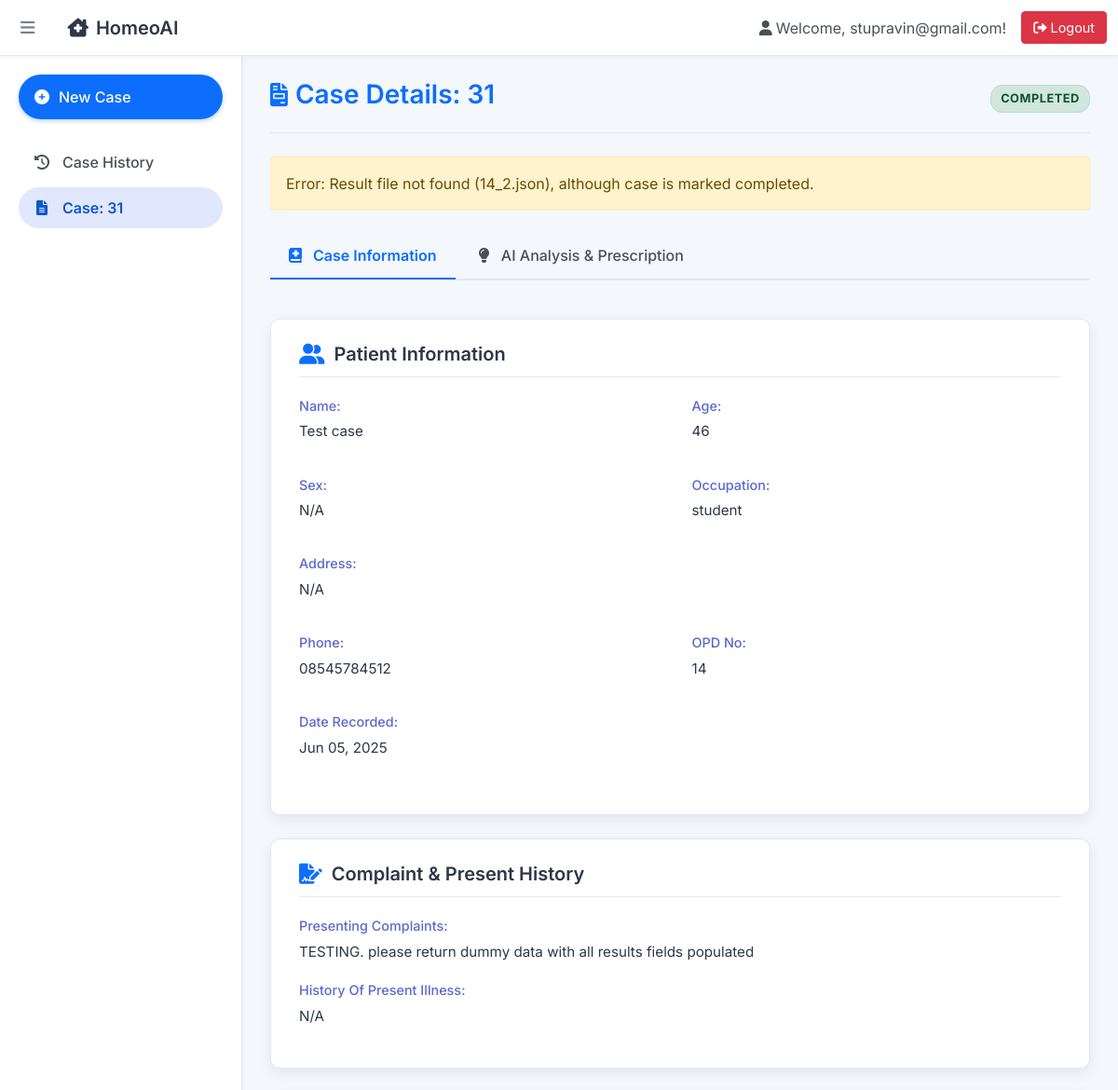
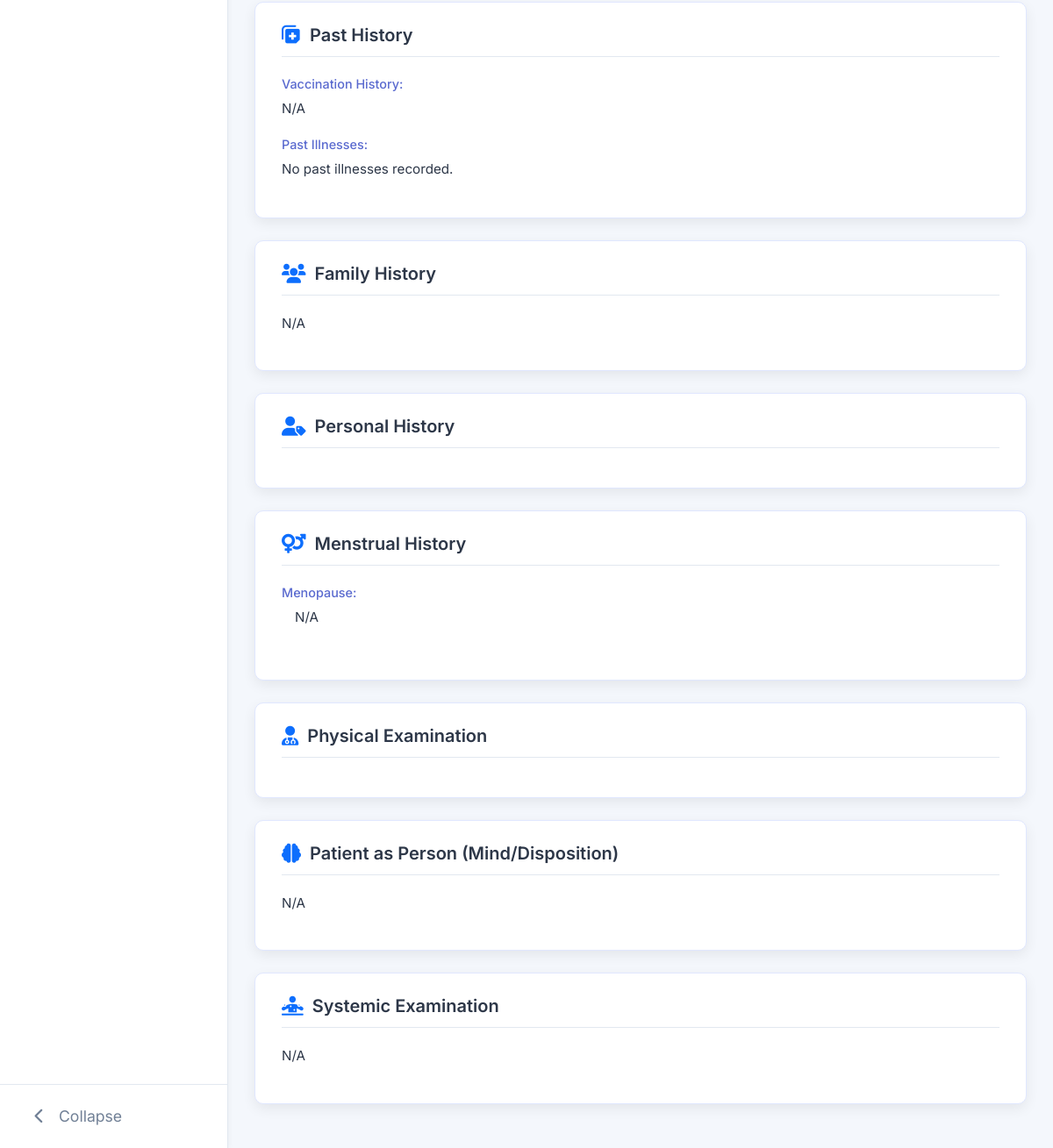
The app's page /case/31/ (signed in) with its own data (2 pictures, top to bottom).
### core/models.py (models this page shows, shortened)
class Case(models.Model):
    user = models.ForeignKey(settings.AUTH_USER_MODEL, on_delete=models.CASCADE, related_name='cases')
    created_at = models.DateTimeField(auto_now_add=True)
    updated_at = models.DateTimeField(auto_now=True)
    date = models.DateField(default=timezone.now, blank=True, null=True) # Made optional
    opd_no = models.CharField(max_length=50, blank=True, null=True)
    patient_name = models.CharField(max_length=200) # Required
    patient_age = models.CharField(max_length=20, blank=True, null=True)
    patient_sex = models.CharField(max_length=10, choices=[('Male', 'Male'), ('Female', 'Female'), ('Other', 'Other')], blank=True, null=True)
    patient_occupation = models.CharField(max_length=100, blank=True, null=True)
    patient_address = models.TextField(blank=True, null=True)
    patient_phone = models.CharField(max_length=20, blank=True, null=True)
    presenting_complaints = models.TextField() # Required
    history_of_present_illness = models.TextField(blank=True, null=True)
    past_history_vaccination = models.TextField(blank=True, null=True) # Corresponds to past_history.vaccination
    family_history = models.TextField(blank=True, null=True)
    personal_history = models.JSONField(blank=True, null=True, default=dict)
    menstrual_history = models.JSONField(blank=True, null=True, default=dict)
    physical_examination = models.JSONField(blank=True, null=True, default=dict)
    patient_as_person = models.TextField(blank=True, null=True)
    systemic_examination = models.TextField(blank=True, null=True)
    result_file_path = models.CharField(max_length=512, blank=True, null=True) # Store relative path?
    STATUS_CHOICES = [
        ('PENDING', 'Pending Analysis'),
        ('PROCESSING', 'Processing'),
        ('COMPLETED', 'Completed'),
        ('ERROR', 'Error'),
    ]
    status = models.CharField(max_length=20, choices=STATUS_CHOICES, default='PENDING')
    class Meta:
        ordering = ['-created_at']

### core/views.py (the view)
@login_required
def case_detail_view(request, case_id):
    case = get_object_or_404(Case.objects.prefetch_related('past_illnesses'), id=case_id, user=request.user)
    results_data = None
    error_message = None
    case_type_value = None # Initialize variable for case type
    if case.status == 'COMPLETED' and case.result_file_path:
        full_path = os.path.join(settings.CASE_RESULTS_DIR, case.result_file_path)
        if os.path.exists(full_path):
            try:
                with open(full_path, 'r', encoding='utf-8') as f:
                    file_content = f.read()
                results_data = json.loads(file_content)
                if results_data:
                    case_type_value = results_data.get("case_type(Acute/Chronic)")
            except json.JSONDecodeError:
                error_message = "Error: The result file contains invalid JSON."
                print(f"JSONDecodeError for file: {full_path}")
            except Exception as e:
                error_message = f"Error reading result file: {e}"
                print(f"Error reading file {full_path}: {e}")
        else:
            error_message = f"Error: Result file not found ({case.result_file_path}), although case is marked completed."
            print(f"Result file not found: {full_path}")
    elif case.status == 'ERROR':
         error_message = "An error occurred during the analysis process."
    elif case.status == 'PROCESSING' or case.status == 'PENDING':
         error_message = "Analysis is still in progress. Please check back later."
    context = {
        'case': case,
        'results_data': results_data,
        'error_message': error_message,
        'case_type_value': case_type_value, # Pass the extracted value to the template
    }
    return render(request, 'case_detail.html', context)

### templates/case_detail.html (shortened to what this page needs)
{% extends 'base_generic.html' %}
{% load static %}
{% load json_filters %}
{% block sidebar_extra_links %}
    <li class="nav-item">
        <span class="nav-link active" style="cursor:default; background-color: #e0e7ff; color: #0a58ca; border-radius: 25px;">
            <i class="fas fa-file-alt nav-icon"></i> <span class="nav-text">Case: {{case.id}}</span>
        </span>
    </li>
{% endblock %}
{% block content %}
    <div class="page-header">
        <h1 class="page-title"><i class="fas fa-file-invoice"></i>Case Details: {{ case.id }}</h1>
        <span class="case-status status-{{ case.status }}">{{ case.get_status_display }}</span>
    </div>
    {% if error_message and not results_data %}<div class="alert alert-warning mb-4" role="alert"> {{ error_message }} </div>{% endif %}
    <div class="case-tabs">
        <nav>
            <div class="nav nav-tabs" id="nav-tab" role="tablist">
                <button class="nav-link active" id="nav-caseinfo-tab" data-bs-toggle="tab" data-bs-target="#nav-caseinfo" type="button" role="tab" aria-controls="nav-caseinfo" aria-selected="true">
                    <i class="fas fa-book-medical"></i> Case Information
                </button>
                <button class="nav-link" id="nav-analysis-tab" data-bs-toggle="tab" data-bs-target="#nav-analysis" type="button" role="tab" aria-controls="nav-analysis" aria-selected="false">
                    <i class="fas fa-lightbulb"></i> AI Analysis & Prescription
                </button>
            </div>
        </nav>
        <div class="tab-content pt-3" id="nav-tabContent">
            <div class="tab-pane fade show active" id="nav-caseinfo" role="tabpanel" aria-labelledby="nav-caseinfo-tab">
                <div class="content-card">
                    <h3 class="card-section-title"><i class="fas fa-user-friends"></i>Patient Information</h3>
                    <div class="detail-grid">
                        <div class="detail-item"><span class="detail-label">Name:</span> <p class="detail-value">{{ case.patient_name|default:"N/A" }}</p></div>
                        <div class="detail-item"><span class="detail-label">Age:</span> <p class="detail-value">{{ case.patient_age|default:"N/A" }}</p></div>
                        <div class="detail-item"><span class="detail-label">Sex:</span> <p class="detail-value">{{ case.patient_sex|default:"N/A" }}</p></div>
                        <div class="detail-item"><span class="detail-label">Occupation:</span> <p class="detail-value">{{ case.patient_occupation|default:"N/A" }}</p></div>
                        <div class="detail-item" style="grid-column: 1 / -1;"><span class="detail-label">Address:</span> <p class="detail-value">{{ case.patient_address|default:"N/A" }}</p></div>
                        <div class="detail-item"><span class="detail-label">Phone:</span> <p class="detail-value">{{ case.patient_phone|default:"N/A" }}</p></div>
                        <div class="detail-item"><span class="detail-label">OPD No:</span> <p class="detail-value">{{ case.opd_no|default:"N/A" }}</p></div>
                        <div class="detail-item"><span class="detail-label">Date Recorded:</span> <p class="detail-value">{{ case.date|date:"M d, Y"|default:"N/A" }}</p></div>
                    </div>
                </div>
                <div class="content-card">
                    <h3 class="card-section-title"><i class="fas fa-file-signature"></i>Complaint & Present History</h3>
                    <div class="detail-item"><span class="detail-label">Presenting Complaints:</span> <p class="detail-value">{{ case.presenting_complaints|default:"N/A"|apply_formatting }}</p></div>
                    <div class="detail-item"><span class="detail-label">History of Present Illness:</span> <p class="detail-value">{{ case.history_of_present_illness|default:"N/A"|apply_formatting }}</p></div>
                 </div>
                <div class="content-card">
                    <h3 class="card-section-title"><i class="fas fa-notes-medical"></i>Past History</h3>
                    <div class="detail-item">
                        <span class="detail-label">Vaccination History:</span>
                        <p class="detail-value">{{ case.past_history_vaccination|default:"N/A"|apply_formatting }}</p>
                    </div>
                    <div class="detail-item">
                        <span class="detail-label">Past Illnesses:</span>
                        {% for illness in case.past_illnesses.all %}
                            <div class="illness-item">
                                <strong>{{ illness.disease|default:"Unnamed Illness" }}</strong>
                                {% if illness.approximate_age %}<span class="text-muted"> (Age: {{ illness.approximate_age }})</span>{% endif %}
                                {% if illness.duration %}<br><span class="detail-label" style="display: inline;">Duration:</span> {{ illness.duration }}{% endif %}
                                {% if illness.treatment %}<br><span class="detail-label" style="display: inline;">Treatment:</span> {{ illness.treatment|apply_formatting }}{% endif %}
                                {% if illness.completely_recovered is not None %}<br><span class="detail-label" style="display: inline;">Recovered:</span> {{ illness.completely_recovered|yesno:"Yes,No,N/A" }}{% endif %}
                            </div>
                        {% empty %}
                            <p class="detail-value">No past illnesses recorded.</p>
                        {% endfor %}
                    </div>
                </div>
                <div class="content-card">
                     <h3 class="card-section-title"><i class="fas fa-users"></i>Family History</h3>
                     <p class="detail-value">{{ case.family_history|default:"N/A"|apply_formatting }}</p>
                </div>
                <div class="content-card">
                    <h3 class="card-section-title"><i class="fas fa-user-tag"></i>Personal History</h3>
                </div>
                <div class="content-card">
                    <h3 class="card-section-title"><i class="fas fa-venus-mars"></i>Menstrual History</h3>
                    <div class="json-data-display detail-grid">
                        {% for key, value in case.menstrual_history.items %}
                           {% if key == 'menopause' and value|is_dict %}
                               <div class="detail-item" style="grid-column: 1 / -1;">
                                   <span class="detail-label">Menopause:</span>
                                   {% if value.age or value.complaints %}
                                       <p class="detail-value" style="margin-left: 15px;"><strong style="color:#555">Age:</strong> {{ value.age|default:"N/A" }}</p>
                                       <p class="detail-value" style="margin-left: 15px;"><strong style="color:#555">Complaints:</strong> {{ value.complaints|default:"N/A"|apply_formatting }}</p>
                                   {% else %} <p class="detail-value" style="margin-left: 15px;">N/A</p> {% endif %}
                               </div>
                           {% elif value %}
                               <div class="detail-item">
                                   <span class="detail-label">{{ key|capfirst|replace_str:"_, " }}:</span>
                                   <p class="detail-value">{{ value|apply_formatting }}</p>
                               </div>
                           {% endif %}
                        {% empty %} <p class="text-muted col-12">No menstrual history details.</p> {% endfor %}
                    </div>
                </div>
                <div class="content-card">
                    <h3 class="card-section-title"><i class="fas fa-user-md"></i>Physical Examination</h3>
                </div>
                 <div class="content-card">
                     <h3 class="card-section-title"><i class="fas fa-brain"></i>Patient as Person (Mind/Disposition)</h3>
                     <p class="detail-value">{{ case.patient_as_person|default:"N/A"|apply_formatting }}</p>
                 </div>
                 <div class="content-card">
                     <h3 class="card-section-title"><i class="fas fa-diagnoses"></i>Systemic Examination</h3>
                     <p class="detail-value">{{ case.systemic_examination|default:"N/A"|apply_formatting }}</p>
                 </div>
            </div>
        </div>
    </div>
{% endblock %}

### templates/base_generic.html (shortened to what this page needs)
{% load static %}
{% load case_extras %}
<!DOCTYPE html>
<html lang="en">
<head>
    <link href="https://cdn.jsdelivr.net/npm/bootstrap@5.1.3/dist/css/bootstrap.min.css" rel="stylesheet">
    <link rel="stylesheet" href="https://cdnjs.cloudflare.com/ajax/libs/font-awesome/6.0.0-beta3/css/all.min.css">
</head>
<body class="{% if request.COOKIES.sidebar_collapsed == 'true' %}sidebar-collapsed{% endif %}">
    <nav class="navbar navbar-expand-md navbar-light fixed-top top-navbar">
      <div class="container-fluid">
        <button class="sidebar-toggle-btn" id="sidebarToggle" title="Toggle sidebar">
            <i class="fas fa-bars"></i>
        </button>
        <a class="navbar-brand" href="{% url 'core:home' %}"><i class="fas fa-clinic-medical me-2"></i>HomeoAI</a>
        <div class="collapse navbar-collapse" id="navbarMain">
          {% if user.is_authenticated %}
          <span class="navbar-text me-3"><i class="fas fa-user me-1"></i>Welcome, {{ user.username }}!</span>
          <form action="{% url 'auth_app:logout' %}" method="post" class="d-inline">
              <button type="submit" class="btn btn-sm logout-button"><i class="fas fa-sign-out-alt me-1"></i>Logout</button>
          </form>
          {% endif %}
        </div>
      </div>
    </nav>
    <div class="d-flex">
        <nav class="sidebar" id="sidebar">
            <div class="sidebar-inner-nav">
                <a href="{% url 'core:new_case' %}" class="new-case-btn-sidebar mb-4">
                    <i class="fas fa-plus-circle nav-icon"></i> <span class="nav-text">New Case</span>
                </a>
                <ul class="nav flex-column">
                    <li class="nav-item">
                        <a class="nav-link" href="{% url 'core:dashboard' %}">
                            <i class="fas fa-history nav-icon"></i> <span class="nav-text">Case History</span>
                        </a>
                    </li>
                    {% block sidebar_extra_links %}{% endblock %}
                </ul>
            </div>
            <div class="sidebar-footer">
                <button class="sidebar-toggle-btn-footer" id="sidebarToggleFooter" title="Toggle sidebar">
                    <i class="fas fa-chevron-left"></i> <span class="toggle-text">Collapse</span>
                </button>
            </div>
        </nav>
        <main class="main-page-content flex-grow-1" id="mainContent">
            {% block content %}{% endblock %}
        </main>
    </div>
</body>
</html>

### records on screen
Case: id "31", status "COMPLETED", patient_name "Test case", patient_age "46", patient_sex "N/A", patient_occupation "student", patient_address "N/A", patient_phone "08545784512", opd_no "14", date "Jun 05, 2025", presenting_complaints|apply_formatting "TESTING. please return dummy data with all results fields populated", history_of_present_illness|apply_formatting "N/A", past_history_vaccination|apply_formatting "N/A", family_history|apply_formatting "N/A", patient_as_person|apply_formatting "N/A", systemic_examination|apply_formatting "N/A"

### other values on screen
{{ user.username }} "stupravin@gmail.com"
{{ error_message }} "Error: Result file not found (14_2.json), although case is marked completed."
